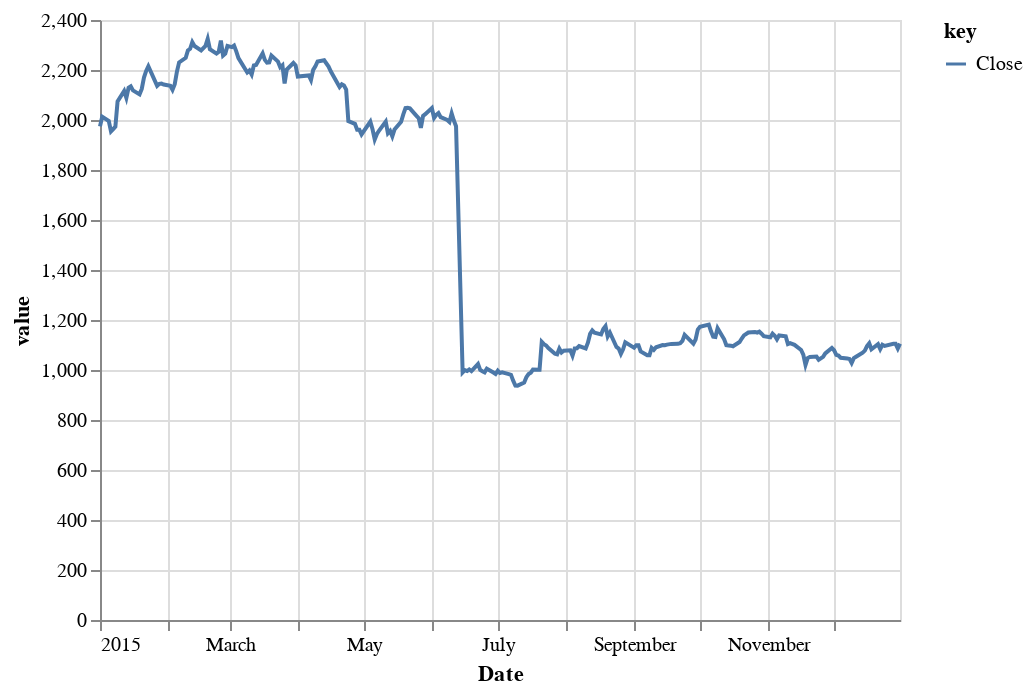

Source (notebook cell):
### Markdown cell above
#infity

### Code cell
import altair as alt
alt.Chart(infy_day).mark_line().transform_fold(['Close']).encode(
    x='Date:T',
    y='value:Q',
    color='key:N'
)

### Figure 1 — Vega-Lite specification as saved in the notebook (floating-point values rounded to 4 significant figures; data arrays with more than 128 entries replaced by an {"elided": "..."} marker saying what was removed)
{"config": {"view": {"continuousWidth": 400, "continuousHeight": 300}}, "data": {"name": "data-66446cfb83bc065e6dfba1298243c7af"}, "mark": "line", "encoding": {"color": {"type": "nominal", "field": "key"}, "x": {"type": "temporal", "field": "Date"}, "y": {"type": "quantitative", "field": "value"}}, "transform": [{"fold": ["Close"]}], "$schema": "https://vega.github.io/schema/vega-lite/v4.8.1.json", "datasets": {"data-66446cfb83bc065e6dfba1298243c7af": {"elided": "365 records"}}}
